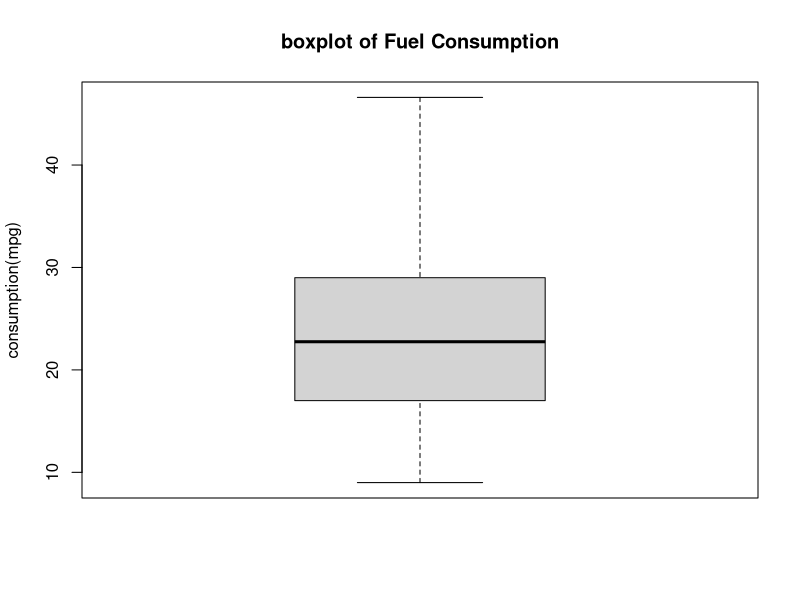
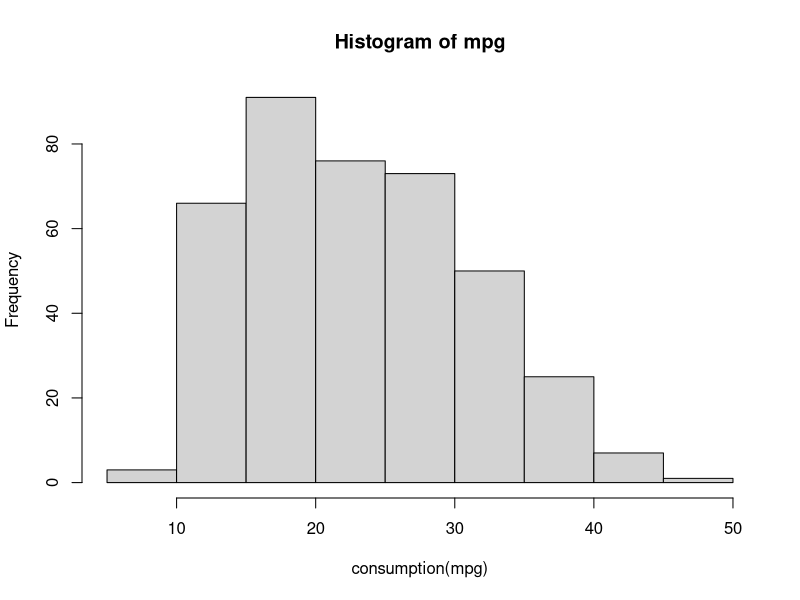
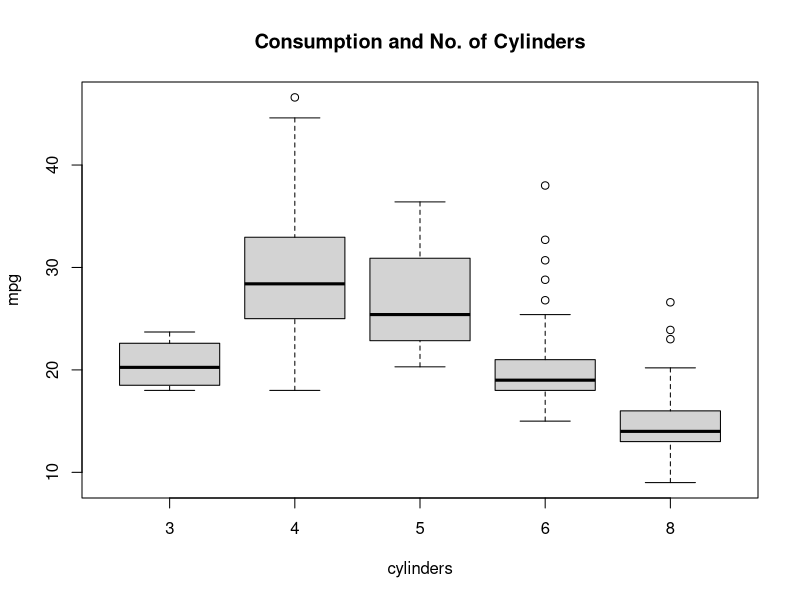
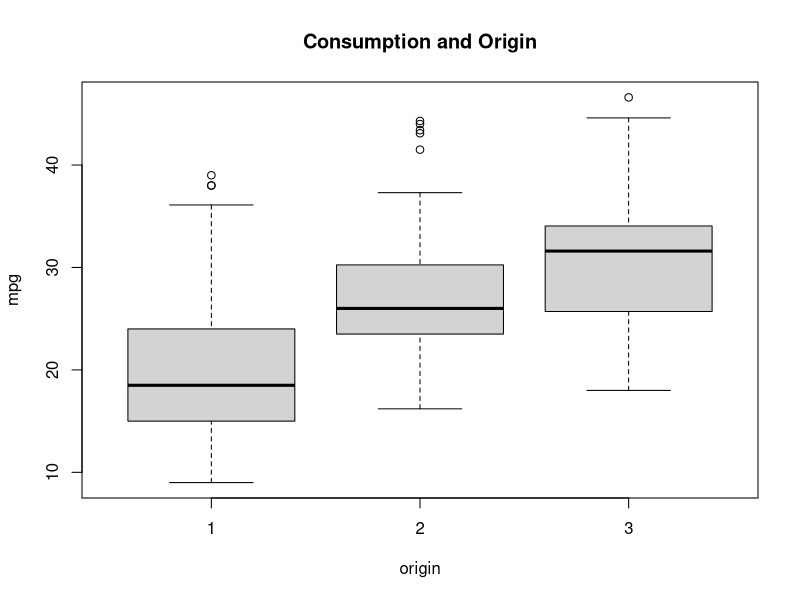
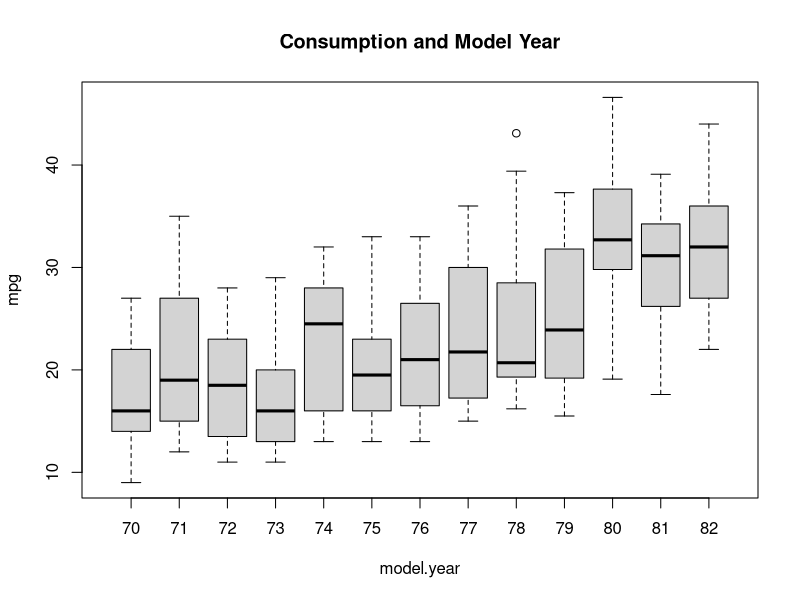
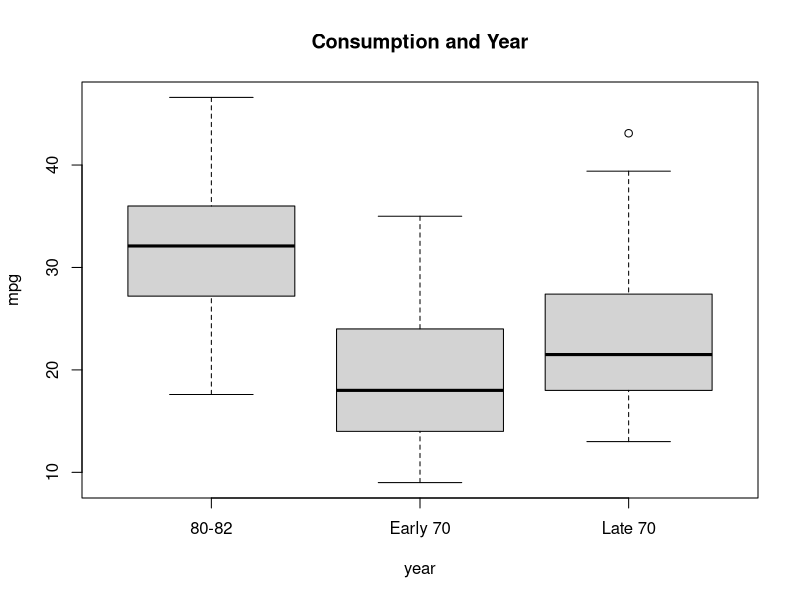
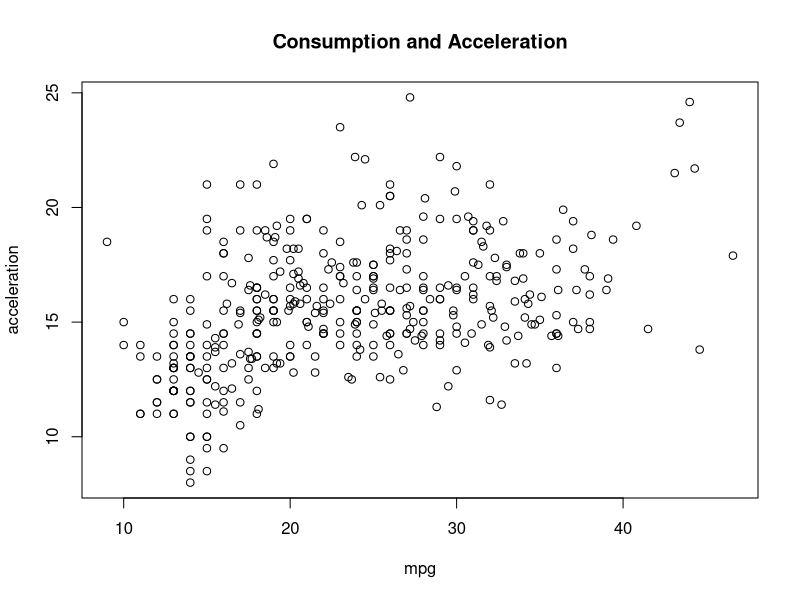
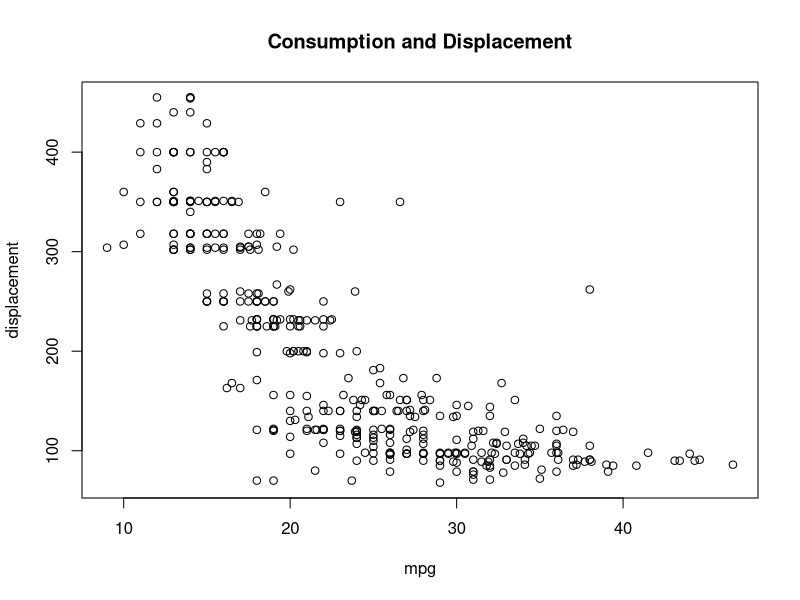

Generate these figures, in order, with R: (Note: this script raises an error after producing the figures.)
setwd("/Users/chenjiahao/Desktop/ST1131")
car = read.csv("auto_mpg_cleaned.csv")
attach(car)
summary(mpg) #get the statistic summary of the response variable

#get the boxplot and histogram of mpg
boxplot(mpg, main = "boxplot of Fuel Consumption", ylab = "consumption(mpg)")
hist(mpg, xlab = "consumption(mpg)")

#find the summary of all other variables
summary(car)

#draw the boxplot of mpg and origin, year, model year and No. of cylinders
boxplot(mpg~cylinders, main = "Consumption and No. of Cylinders")
boxplot(mpg~origin, main = "Consumption and Origin")
boxplot(mpg~model.year, main = "Consumption and Model Year")
boxplot(mpg~year, main = "Consumption and Year")


#draw the scatter plot of mpg and acceleration, displacement, horsepower and weight
plot(mpg,acceleration, main = "Consumption and Acceleration")
plot(mpg,displacement, main = "Consumption and Displacement")
plot(mpg,horsepower, main = "Consumption and Horsepower")
plot(mpg,weight, main = "Consumption and Weight")

#check the correlation between mpg and other variables
cor(mpg, origin)
cor(mpg, cylinders)
cor(mpg, displacement)
cor(mpg, horsepower)
cor(mpg, weight)
cor(mpg, accleration)
cor(mpg, year)

#Conduct hypothesis testing to each variable
M = lm(mpg~ cylinders,data = car)
summary(M)
M = lm(mpg~ model.year,data = car)
summary(M)
M = lm(mpg~ origin,data = car)
summary(M)
M = lm(mpg~ year,data = car)
summary(M)
M = lm(mpg~ acceleration,data = car)
summary(M)
M = lm(mpg~ displacement,data = car)
summary(M)
M = lm(mpg~ horsepower,data = car)
summary(M)
M = lm(mpg~ weight,data = car)
summary(M)


#M1
M1 = lm(mpg ~ displacement + weight + origin, data = car)
summary(M1)
SR1 = rstandard(M1)
plot(M1$fitted.values, SR1, xlab = 'Predicted Response', main = "residual plot"); abline(h=0, col = "red")
qqnorm(SR1); qqline(SR1, col = 'red')
hist(SR1, prob = TRUE)
which(SR1 > 3 | SR1 < -3)
Cook = cooks.distance(M1); which(Cook > 1)


#M2
M2 = lm(mpg ~ displacement + weight, data = car)
summary(M2)
SR2 = rstandard(M2)
plot(M2$fitted.values, SR2, xlab = 'Predicted Response', main = "residual plot"); abline(h=0, col = "red")
qqnorm(SR2); qqline(SR2, col = 'red')
hist(SR2, prob = TRUE)
which(SR2 > 3 | SR2 < -3)
Cook = cooks.distance(M2); which(Cook > 1)


#M3
M3 = lm(mpg ~ weight + horsepower, data = car)
summary(M3)
SR3 = rstandard(M3)
plot(M3$fitted.values, SR3, xlab = 'Predicted Response', main = "residual plot"); abline(h=0, col = "red")
qqnorm(SR3); qqline(SR3, col = 'red')
hist(SR3, prob = TRUE)
which(SR3 > 3 | SR3 < -3)
Cook = cooks.distance(M3); which(Cook > 1)



#M4
M4 = lm(log(mpg) ~ weight + horsepower, data = car)
summary(M4)
SR4 = rstandard(M4)
plot(M4$fitted.values, SR4, xlab = 'Predicted Response', main = "residual plot"); abline(h=0, col = "red")
qqnorm(SR4); qqline(SR4, col = 'red')
hist(SR4, prob = TRUE)
which(SR4 > 3 | SR4 < -3)
Cook = cooks.distance(M4); which(Cook > 1)





